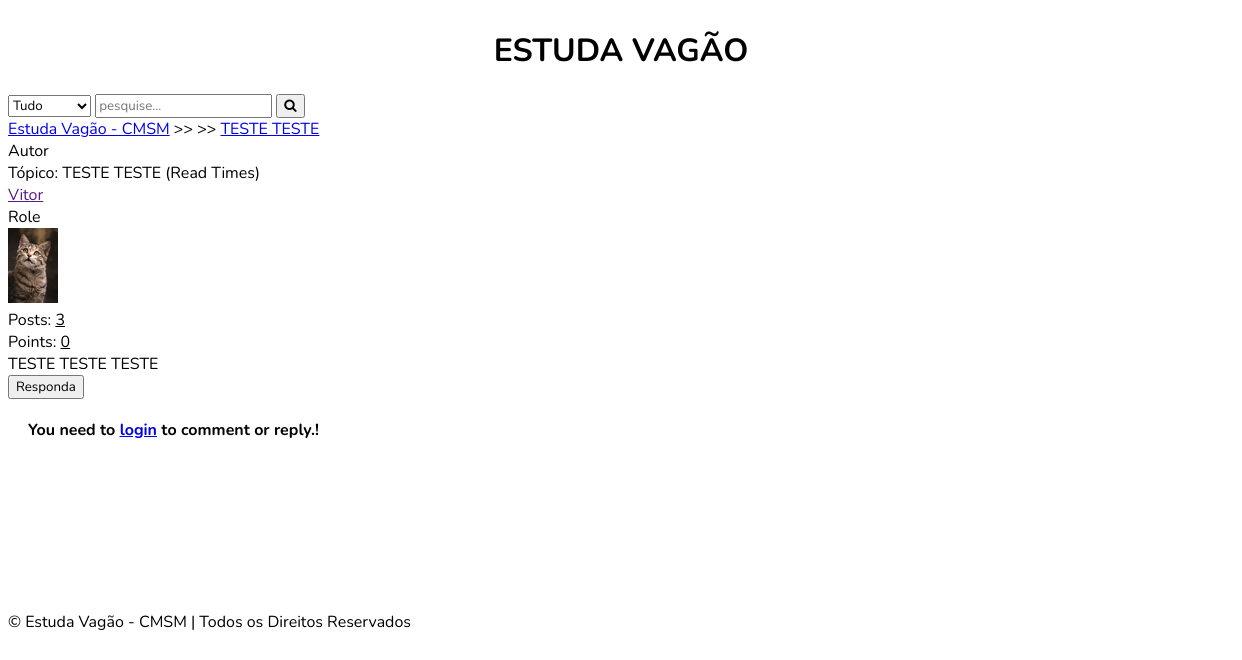
The app's page /detail/teste-teste/, older data.
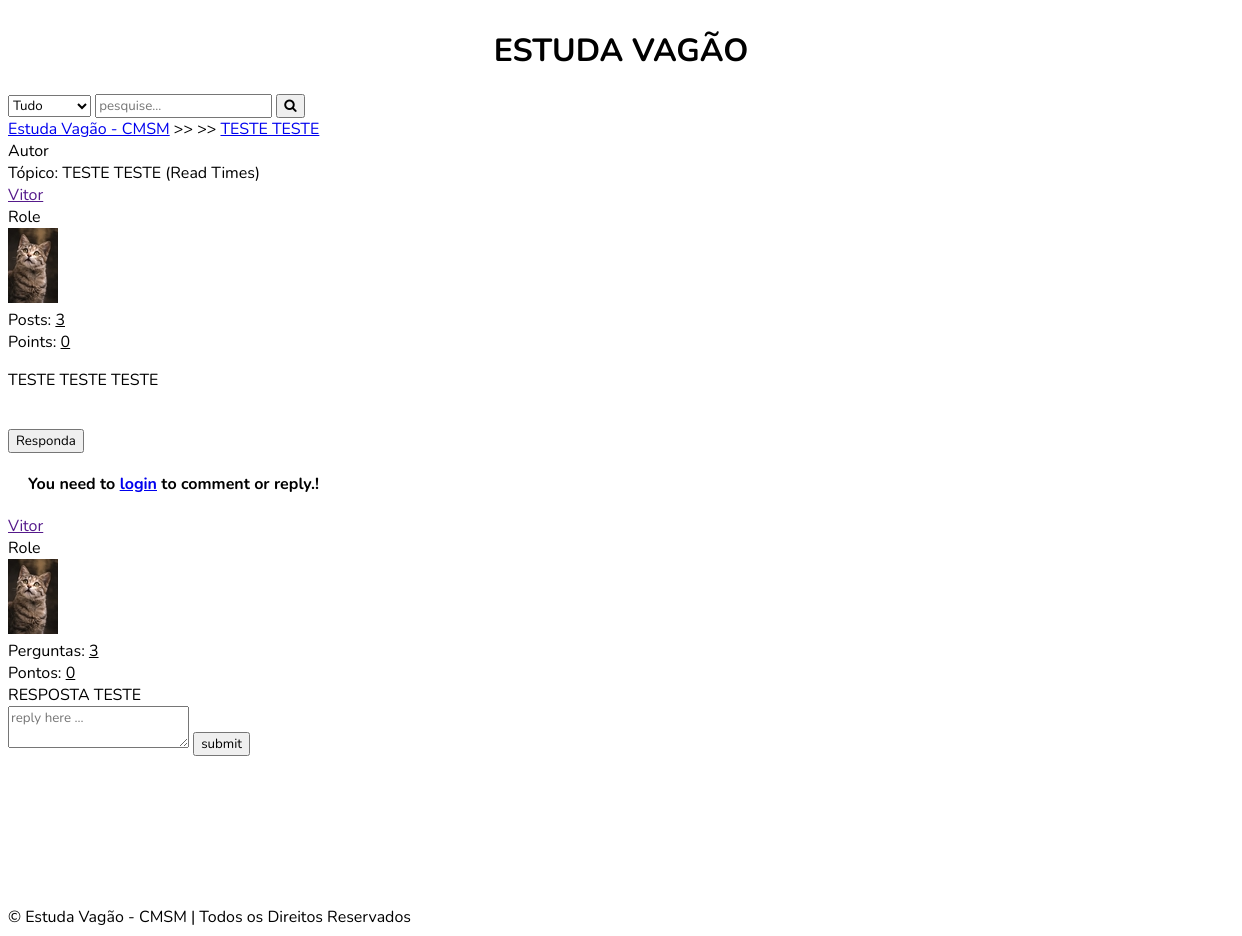
The same page, newer data.
### app/models.py (models this page shows, shortened)
class Post(models.Model):
    title = models.CharField(max_length=400, verbose_name='Título')
    slug = models.SlugField(max_length=400, unique=True, blank=True)
    user = models.ForeignKey(Author, on_delete=models.CASCADE)
    content = HTMLField(verbose_name="Sua pergunta")
    categories = models.ManyToManyField(Category, verbose_name="Disciplina") # --> essa categoria (disciplina) é criada via admin
    ano_escolar = models.CharField(max_length=400, choices=ANO, blank=False, null=False, verbose_name="Ano Escolar")  #Adicionar de maneira igual a categories
    date = models.DateTimeField(auto_now_add=True)
    approved = models.BooleanField(default=False)
    hit_count_generic = GenericRelation(HitCount, object_id_field='object_pk',
        related_query_name='hit_count_generic_relation'
    )
    tags = TaggableManager(verbose_name="tags")
    comments = models.ManyToManyField(Comment, blank=True)
    closed = models.BooleanField(default=False)
    state = models.CharField(max_length=40, default="zero")
    def get_url(self):
        return reverse("detail", kwargs={
            "slug":self.slug
        })

class Author(models.Model):
    user = models.ForeignKey(User, on_delete=models.CASCADE)
    fullname = models.CharField(max_length=40, blank=True, verbose_name=("Nome Completo"))
    slug = slug = models.SlugField(max_length=400, unique=True, blank=True)
    bio = HTMLField(verbose_name=("Bibliografia"))
    points = models.IntegerField(default=0, verbose_name=("Pontuação"))
    profile_pic = ResizedImageField(size=[50, 80], quality=100, upload_to="authors", default=None, null=True, blank=True, verbose_name=("Foto de perfil"))
    @property
    def num_posts(self):
        return Post.objects.filter(user=self).count()

class Comment(models.Model):
    user = models.ForeignKey(Author, on_delete=models.CASCADE)
    content = models.TextField()
    date = models.DateTimeField(auto_now_add=True)
    replies = models.ManyToManyField(Reply, blank=True)

### app/views.py (the view)
# urls.py: path("detail/<slug>/", detail, name="detail"),
def detail(request, slug):
    post = get_object_or_404(Post, slug=slug)
    if request.user.is_authenticated:
        author = Author.objects.get(user=request.user)
    if "comment-form" in request.POST:
        comment = request.POST.get("comment")
        new_comment, created = Comment.objects.get_or_create(user=author, content=comment)
        post.comments.add(new_comment.id)
    if "reply-form" in request.POST:
        reply = request.POST.get("reply")
        commenr_id = request.POST.get("comment-id")
        comment_obj = Comment.objects.get(id=commenr_id)
        new_reply, created = Reply.objects.get_or_create(user=author, content=reply)
        comment_obj.replies.add(new_reply.id)
    context = {
        "post":post,
        "title": "EstudaVagao: "+post.title,
    }
    update_views(request, post)
    return render(request, "detail.html", context)

### app/utils.py (called while the page is built)
def update_views(request, object):
    context = {}
    hit_count = get_hitcount_model().objects.get_for_object(object)
    hits = hit_count.hits
    hitcontext = context["hitcount"] = {"pk": hit_count.pk}
    hit_count_response = HitCountMixin.hit_count(request, hit_count)
    if hit_count_response.hit_counted:
        hits = hits+1
        hitcontext["hitcounted"] = hit_count_response.hit_counted
        hitcontext["hit_message"] = hit_count_response.hit_message
        hitcontext["total_hits"] = hits

### templates/detail.html (shortened to what this page needs)
{% extends 'base.html' %}
{% load hitcount_tags %}
{% block content %}
    <div class="container">
        <div class="navigate">
            <span><a href="{% url 'home' %}">Estuda Vagão - CMSM</a> >> <a href="{{post.categories.all.0.get_url}}">{{post.categories.all.0}}</a> >> <a href="{{post.get_url}}">{{post.title}}</a></span>
        </div>
        <div class="topic-container">
            <div class="head">
                <div class="authors">Autor</div>
                <div class="content">Tópico: {{post.title}} (Read {% get_hit_count for post %} Times)</div>
            </div>
            <div class="body">
                <div class="authors">
                    <div class="username"><a href="">{{post.user.fullname|title}}</a></div>
                    <div>Role</div>
                    <img src="{{post.user.profile_pic.url}}" alt="">
                    <div>Posts: <u>{{post.user.num_posts}}</u></div>
                    <div>Points: <u>{{post.user.points}}</u></div>
                </div>
                <div class="content">
                    {{post.content|safe}}
                    <br>
                    <div class="comment">
                        <button onclick="showComment()">Responda</button>
                    </div>
                </div>
            </div>
        </div>
        {% if post.closed == True %}
        <div style="background-color:#fff;color:#000;font-weight:bolder;padding:20px;width:100%;"> This Topic Is Closed! </div>
        {% else %}
        {% if request.user.is_authenticated %}
        <form action="." method="post">
            {% csrf_token %}
            <div class="comment-area hide" id="comment-area">
                <textarea name="comment" id="" placeholder="comment here ... "></textarea>
                <input type="submit" value="submit" name="comment-form">
            </div>
        </form>
        {% else %}
<div style="background-color:#fff;color:#000;font-weight:bolder;padding:20px;width:100%;"> You need to <a href="{% url 'signin' %}"><b>login</b></a> to comment or reply.! </div>
        {% endif %}
        {% endif %}
        {% for comment in post.comments.all %}
        <div class="comments-container">
            <div class="body">
                <div class="authors">
                    <div class="username"><a href="">{{comment.user.fullname|title}}</a></div>
                    <div>Role</div>
                    <img src="{{comment.user.profile_pic.url}}" alt="">
                    <div>Perguntas: <u>{{comment.user.num_posts}}</u></div>
                    <div>Pontos: <u>{{comment.user.points}}</u></div>
                </div>
                <div class="content">
                    {{comment.content}}
                    <br>
                </div>
            </div>
        </div>
        <form action="." method="post">
            <div class="comment-area hide" id="comment{{comment.id}}">
                <textarea name="reply" id="" placeholder="reply here ... "></textarea>
                <input type="submit" value="submit" name="reply-form">
            </div>
        </form>
        {% endfor %}
    </div>
    {% endblock content %}

### templates/base.html (shortened to what this page needs)
{% load static %}
<!DOCTYPE html>
<html lang="en">
<head>
    <link rel="stylesheet" href="{% static 'base.css' %}">
    <link rel="stylesheet" href="https://cdnjs.cloudflare.com/ajax/libs/font-awesome/4.7.0/css/font-awesome.min.css">
</head>
<body>
    <header>
            <h1> ESTUDA VAGÃO </h1>
                <form action="{% url 'search_result' %}" role="form" method="GET">
                <div class="search-box">
                    <div>
                        <label>
                            <select name="search-box" id="">
                                <option value="Everything">Tudo</option>
                            </select>
                        </label>
                        <label>
                            <input type="text" name="q" placeholder="pesquise...">
                        </label>
                        <button type="submit" name="search"><i class="fa fa-search"></i></button>
                    </div>
                </div>
                </form>
    </header>
    {% block content %}
    {% endblock content %}
    <footer>
        <span>&copy;  Estuda Vagão - CMSM | Todos os Direitos Reservados</span>
    </footer>
</body>
</html>

### static/base.css (style rules this page uses)
* { font-family: "Nunito", sans-serif; }
body { background-color: white; color: black; }
h1 { text-align: center; }

Row changes from the older to the newer data that the page shows:
changed Post "TESTE TESTE": content "TESTE TESTE TESTE" → "<p>TESTE TESTE TESTE</p>" (drawn)
added Comment: user.fullname "Vitor", user.profile_pic (picture), user.num_posts "3", user.points "0", content "RESPOSTA TESTE"
